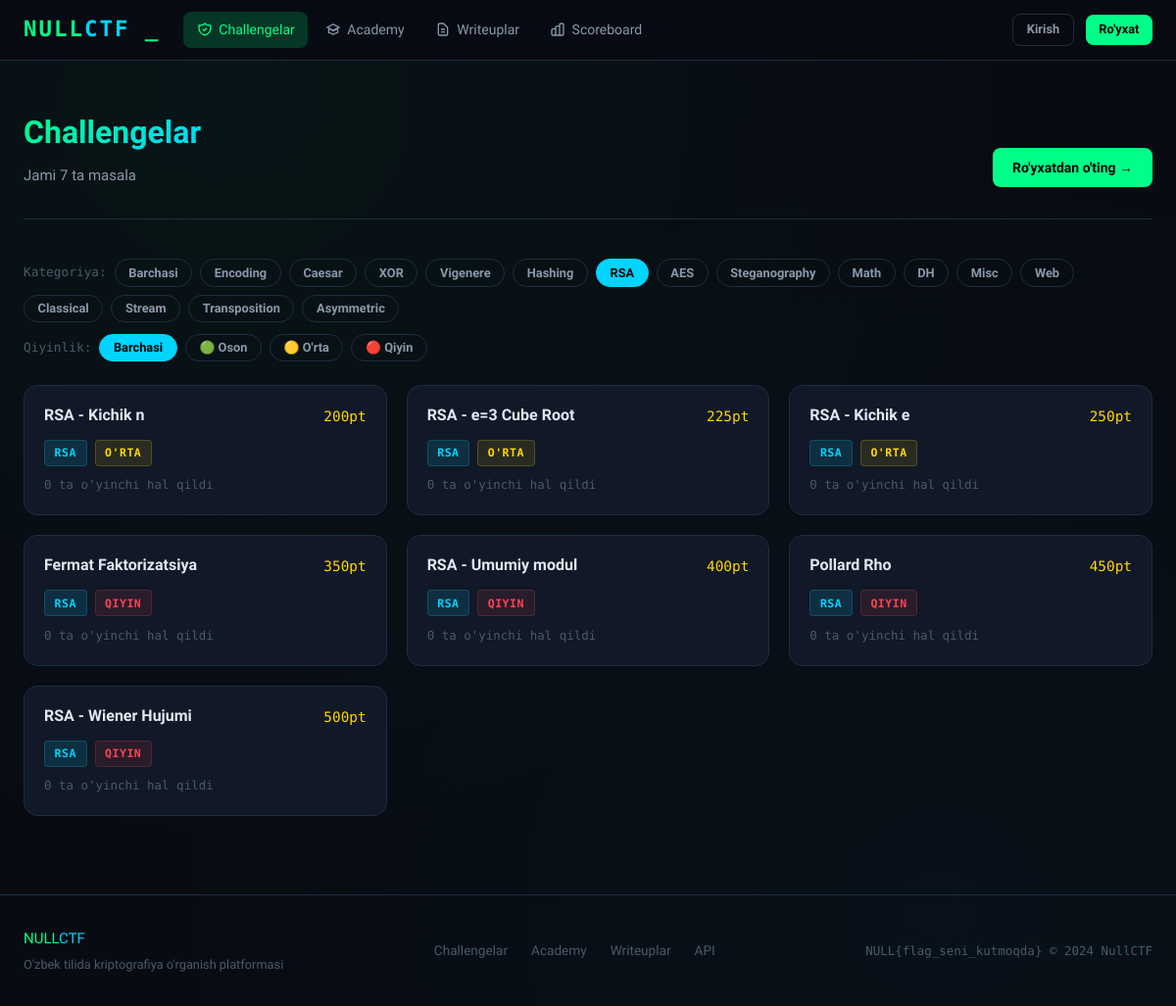
The page /challenges?category=RSA on the database its author committed.
### backend/models/database.py (models this page shows, shortened)
class Challenge(db.Model):
    __tablename__ = 'challenges'
    id          = db.Column(db.Integer, primary_key=True)
    title       = db.Column(db.String(200), nullable=False)
    description = db.Column(db.Text, nullable=False)
    category    = db.Column(db.String(50), nullable=False)   # RSA, XOR, AES, ...
    difficulty  = db.Column(db.String(20), nullable=False)   # oson, o'rta, qiyin
    points      = db.Column(db.Integer, default=100)
    flag        = db.Column(db.String(300), nullable=False)  # NULL{...}
    hint        = db.Column(db.Text)
    attachment  = db.Column(db.String(300))                  # fayl yo'li (ixtiyoriy)
    is_active   = db.Column(db.Boolean, default=True)
    created_at  = db.Column(db.DateTime, default=datetime.utcnow)
    submissions = db.relationship('Submission', backref='challenge', lazy='dynamic')
    writeups    = db.relationship('Writeup', backref='challenge', lazy='dynamic')
    def solve_count(self):
        return self.submissions.filter_by(correct=True).count()

### backend/routes/challenges.py (the view)
@challenges_bp.route('/challenges')
def challenges_list():
    category = request.args.get('category', '')
    difficulty = request.args.get('difficulty', '')
    query = Challenge.query.filter_by(is_active=True)
    if category:
        query = query.filter_by(category=category)
    if difficulty:
        query = query.filter_by(difficulty=difficulty)
    all_challenges = query.order_by(Challenge.points.asc()).all()
    solved_ids = set()
    if current_user.is_authenticated:
        solved_ids = set(current_user.solved_challenges())
    categories = db.session.query(Challenge.category).distinct().all()
    categories = [c[0] for c in categories]
    return render_template('challenges/list.html',
                           challenges=all_challenges,
                           solved_ids=solved_ids,
                           categories=categories,
                           selected_category=category,
                           selected_difficulty=difficulty)

### frontend/templates/challenges/list.html (shortened to what this page needs)
{% extends 'base.html' %}
{% block content %}
<div class="container">
  <div class="page-header">
    <div style="display:flex; justify-content:space-between; align-items:flex-end; flex-wrap:wrap; gap:1rem;">
      <div>
        <h1 class="page-title">Challengelar</h1>
        <p class="page-subtitle">
          Jami <span id="challengeCount">{{ challenges|length }}</span> ta masala
        </p>
      </div>
      {% if not current_user.is_authenticated %}
      <a href="{{ url_for('auth.register') }}" class="btn btn-primary">
        Ro'yxatdan o'ting →
      </a>
      {% endif %}
    </div>
  </div>
  <div class="filter-bar">
    <span style="font-size:.8rem; color:var(--text-muted); font-family:var(--mono);">Kategoriya:</span>
    <button class="filter-btn {% if not selected_category %}active{% endif %}"
            data-group="category" data-value="all">Barchasi</button>
    {% for cat in categories %}
    <button class="filter-btn {% if selected_category == cat %}active{% endif %}"
            data-group="category" data-value="{{ cat }}">{{ cat }}</button>
    {% endfor %}
  </div>
  <div class="filter-bar" style="margin-top:-.75rem;">
    <span style="font-size:.8rem; color:var(--text-muted); font-family:var(--mono);">Qiyinlik:</span>
    <button class="filter-btn {% if not selected_difficulty %}active{% endif %}"
            data-group="difficulty" data-value="all">Barchasi</button>
    <button class="filter-btn {% if selected_difficulty == 'oson' %}active{% endif %}"
            data-group="difficulty" data-value="oson">🟢 Oson</button>
    <button class="filter-btn {% if selected_difficulty == "o'rta" %}active{% endif %}"
            data-group="difficulty" data-value="o'rta">🟡 O'rta</button>
    <button class="filter-btn {% if selected_difficulty == 'qiyin' %}active{% endif %}"
            data-group="difficulty" data-value="qiyin">🔴 Qiyin</button>
  </div>
  <div class="challenges-grid">
    {% for ch in challenges %}
    <a href="{{ url_for('challenges.challenge_detail', challenge_id=ch.id) }}"
       class="challenge-card {% if ch.id in solved_ids %}solved{% endif %} animate-in"
       data-category="{{ ch.category }}"
       data-difficulty="{{ ch.difficulty }}">
      <div class="ch-header">
        <span class="ch-title">{{ ch.title }}</span>
        <span class="ch-points">{{ ch.points }}pt</span>
      </div>
      <div class="ch-meta">
        <span class="badge badge-category">{{ ch.category }}</span>
        {% if ch.difficulty == 'oson' %}
          <span class="badge badge-easy">Oson</span>
        {% elif ch.difficulty == "o'rta" %}
          <span class="badge badge-medium">O'rta</span>
        {% else %}
          <span class="badge badge-hard">Qiyin</span>
        {% endif %}
      </div>
      <div class="ch-solves">{{ ch.solve_count() }} ta o'yinchi hal qildi</div>
    </a>
    {% else %}
    <div style="grid-column:1/-1; text-align:center; color:var(--text-muted); padding:3rem;">
      Hali challenge yo'q.
    </div>
    {% endfor %}
  </div>
</div>
{% endblock %}

### frontend/static/css/main.css (style rules this page uses)
:root { --bg-base: #080b12; --bg-surface: #0d1117; --bg-card: #111827; --bg-hover: #1a2236; --border: #1e2d40; --border-bright: #2a3f5a; --green: #00ff88; --green-dim: #00cc6a; --green-glow: rgba(0,255,136,.18); --cyan: #00d4ff; --cyan-dim: #00a8cc; --purple: #b060ff; --red: #ff4455; --yellow: #ffd700; --orange: #ff8c00; --text-primary: #e2e8f0; --text-secondary: #8899aa; --text-muted: #4a5a6a; --mono: 'Share Tech Mono', monospace; --sans: 'Exo 2', sans-serif; --radius: 8px; --radius-lg: 14px; --shadow: 0 4px 24px rgba(0,0,0,.6); --glow-green: 0 0 20px var(--green-glow); }
*, *::before, *::after { box-sizing: border-box; margin: 0; padding: 0; }
html { scroll-behavior: smooth; }
body { background: var(--bg-base); color: var(--text-primary); font-family: var(--sans); font-size: 15px; line-height: 1.6; min-height: 100vh; background-image: radial-gradient(ellipse at 20% 10%, rgba(0,255,136,.04) 0%, transparent 60%), radial-gradient(ellipse at 80% 90%, rgba(0,212,255,.03) 0%, transparent 60%); }
a { color: var(--cyan); text-decoration: none; }
.btn { display: inline-flex; align-items: center; justify-content: center; gap: .4rem; padding: .55rem 1.25rem; border-radius: var(--radius); font-family: var(--sans); font-size: .875rem; font-weight: 600; cursor: pointer; border: none; transition: all .2s; text-decoration: none; white-space: nowrap; }
.btn-primary { background: var(--green); color: #000; }
.container { max-width: 1280px; margin: 0 auto; padding: 0 1.5rem; }
.page-header { padding: 3rem 0 2rem; border-bottom: 1px solid var(--border); margin-bottom: 2.5rem; }
.page-title { font-size: 2rem; font-weight: 900; background: linear-gradient(135deg, var(--green) 0%, var(--cyan) 100%); -webkit-background-clip: text; -webkit-text-fill-color: transparent; background-clip: text; }
.page-subtitle { color: var(--text-secondary); margin-top: .4rem; }
.challenges-grid { display: grid; grid-template-columns: repeat(auto-fill, minmax(300px, 1fr)); gap: 1.25rem; }
.challenge-card { background: var(--bg-card); border: 1px solid var(--border); border-radius: var(--radius-lg); padding: 1.25rem; transition: all .25s; position: relative; overflow: hidden; cursor: pointer; text-decoration: none; color: inherit; display: block; }
.challenge-card::before { content: ''; position: absolute; left: 0; top: 0; bottom: 0; width: 3px; background: var(--category-color, var(--green)); opacity: 0; transition: opacity .2s; }
.ch-header { display: flex; justify-content: space-between; align-items: flex-start; gap: .75rem; margin-bottom: .75rem; }
.ch-title { font-weight: 700; font-size: 1rem; line-height: 1.3; }
.ch-points { font-family: var(--mono); font-size: .9rem; color: var(--yellow); flex-shrink: 0; }
.ch-meta { display: flex; gap: .5rem; flex-wrap: wrap; }
.badge { display: inline-block; padding: .2rem .6rem; border-radius: 4px; font-size: .72rem; font-weight: 600; font-family: var(--mono); text-transform: uppercase; letter-spacing: .5px; }
.badge-category { background: rgba(0,212,255,.12); color: var(--cyan); border: 1px solid rgba(0,212,255,.2); }
.badge-medium { background: rgba(255,215,0,.1); color: var(--yellow); border: 1px solid rgba(255,215,0,.2); }
.badge-hard { background: rgba(255,68,85,.1); color: var(--red); border: 1px solid rgba(255,68,85,.2); }
.ch-solves { font-size: .78rem; color: var(--text-muted); margin-top: .6rem; font-family: var(--mono); }
.filter-bar { display: flex; gap: .5rem; flex-wrap: wrap; margin-bottom: 1.5rem; align-items: center; }
.filter-btn { padding: .35rem .85rem; border-radius: 20px; font-size: .8rem; font-weight: 600; border: 1px solid var(--border); background: transparent; color: var(--text-secondary); cursor: pointer; transition: all .2s; font-family: var(--sans); }
.filter-btn.active { background: var(--cyan); color: #000; border-color: var(--cyan); }

### rows shown on the page
Challenge: title "RSA - Kichik n", points "200", category "RSA", difficulty "O'RTA", solve_count "0"
Challenge: title "RSA - e=3 Cube Root", points "225", category "RSA", difficulty "O'RTA", solve_count "0"
Challenge: title "RSA - Kichik e", points "250", category "RSA", difficulty "O'RTA", solve_count "0"
Challenge: title "Fermat Faktorizatsiya", points "350", category "RSA", difficulty "QIYIN", solve_count "0"
Challenge: title "RSA - Umumiy modul", points "400", category "RSA", difficulty "QIYIN", solve_count "0"
Challenge: title "Pollard Rho", points "450", category "RSA", difficulty "QIYIN", solve_count "0"
Challenge: title "RSA - Wiener Hujumi", points "500", category "RSA", difficulty "QIYIN", solve_count "0"

### other values the page prints
{{ challenges|length }} "7"
{{ cat }} "Encoding" "Caesar" "XOR" "Vigenere" "Hashing" "RSA" "AES" "Steganography" "Math" "DH" "Misc" "Web" "Classical" "Stream" "Transposition" "Asymmetric"
